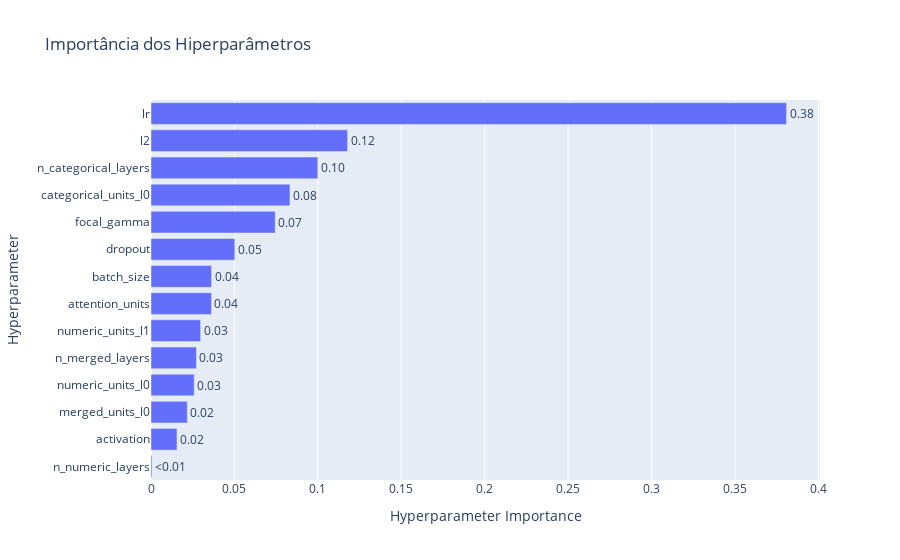

Source (notebook cell):
### Code cell
# Visualizar importância dos hiperparâmetros
fig_importance = plot_param_importances(study)
fig_importance.update_layout(title="Importância dos Hiperparâmetros")
fig_importance.show()

### Figure 1 — Plotly figure (JSON) as saved in the notebook; plotly's stock layout.template omitted (floating-point values rounded to 4 significant figures)
{"data": [{"cliponaxis": false, "hovertemplate": ["n_numeric_layers (IntDistribution): 0.0006192020060895207<extra></extra>", "activation (CategoricalDistribution): 0.015588137978682786<extra></extra>", "merged_units_l0 (IntDistribution): 0.02175368238036023<extra></extra>", "numeric_units_l0 (IntDistribution): 0.025896023506096214<extra></extra>", "n_merged_layers (IntDistribution): 0.027255429729970092<extra></extra>", "numeric_units_l1 (IntDistribution): 0.029746288251039275<extra></extra>", "attention_units (IntDistribution): 0.03624970091058416<extra></extra>", "batch_size (CategoricalDistribution): 0.03630041518991763<extra></extra>", "dropout (FloatDistribution): 0.05021271807621942<extra></extra>", "focal_gamma (FloatDistribution): 0.07443841100567075<extra></extra>", "categorical_units_l0 (IntDistribution): 0.08328120690767367<extra></extra>", "n_categorical_layers (IntDistribution): 0.09996633604383004<extra></extra>", "l2 (FloatDistribution): 0.1178087963820935<extra></extra>", "lr (FloatDistribution): 0.3808836516317727<extra></extra>"], "name": "Objective Value", "orientation": "h", "text": ["<0.01", "0.02", "0.02", "0.03", "0.03", "0.03", "0.04", "0.04", "0.05", "0.07", "0.08", "0.10", "0.12", "0.38"], "textposition": "outside", "type": "bar", "x": [0.0006192, 0.01559, 0.02175, 0.0259, 0.02726, 0.02975, 0.03625, 0.0363, 0.05021, 0.07444, 0.08328, 0.09997, 0.1178, 0.3809], "y": ["n_numeric_layers", "activation", "merged_units_l0", "numeric_units_l0", "n_merged_layers", "numeric_units_l1", "attention_units", "batch_size", "dropout", "focal_gamma", "categorical_units_l0", "n_categorical_layers", "l2", "lr"]}], "layout": {"title": {"text": "Importância dos Hiperparâmetros"}, "xaxis": {"title": {"text": "Hyperparameter Importance"}}, "yaxis": {"title": {"text": "Hyperparameter"}}}}
